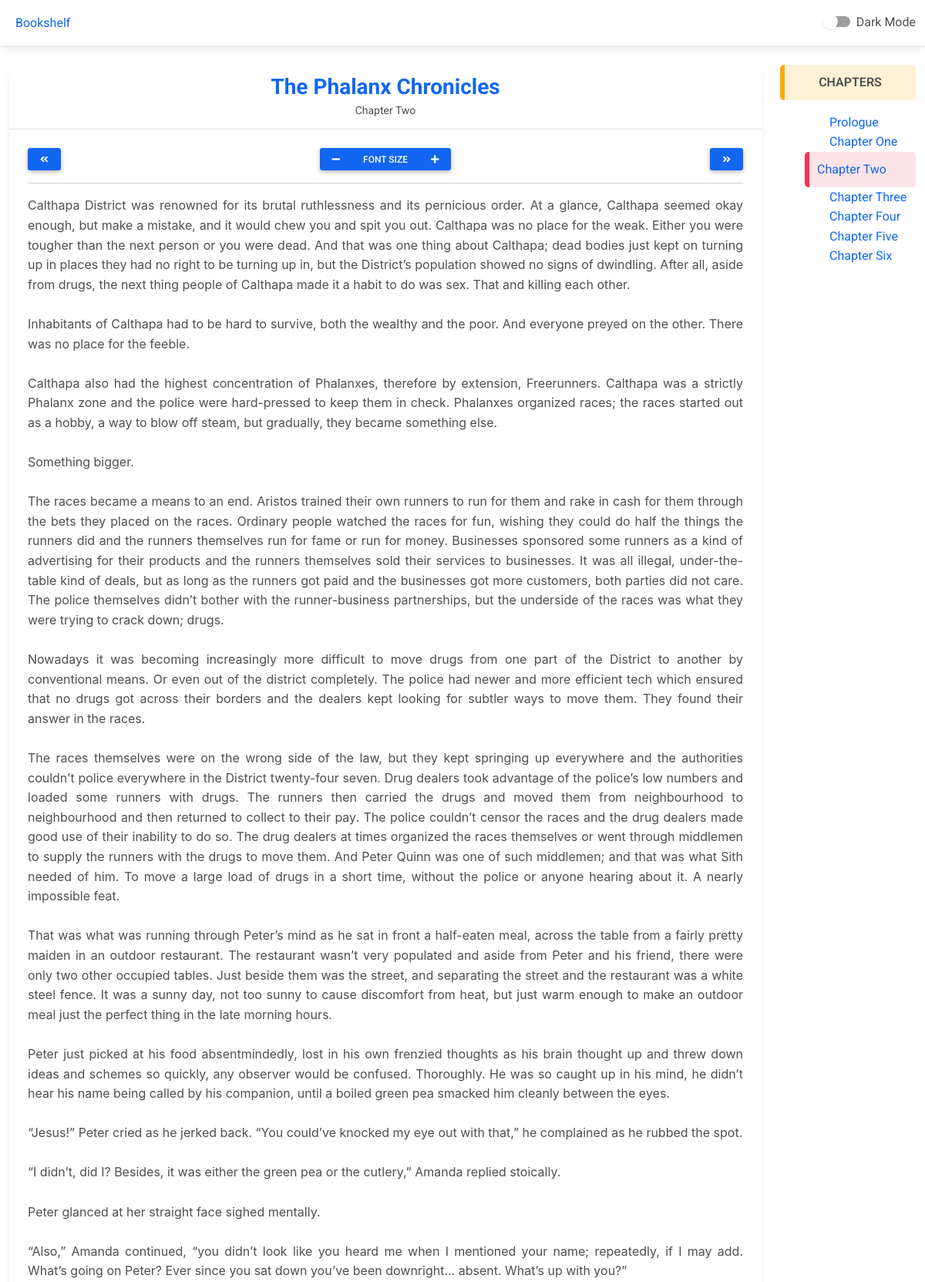
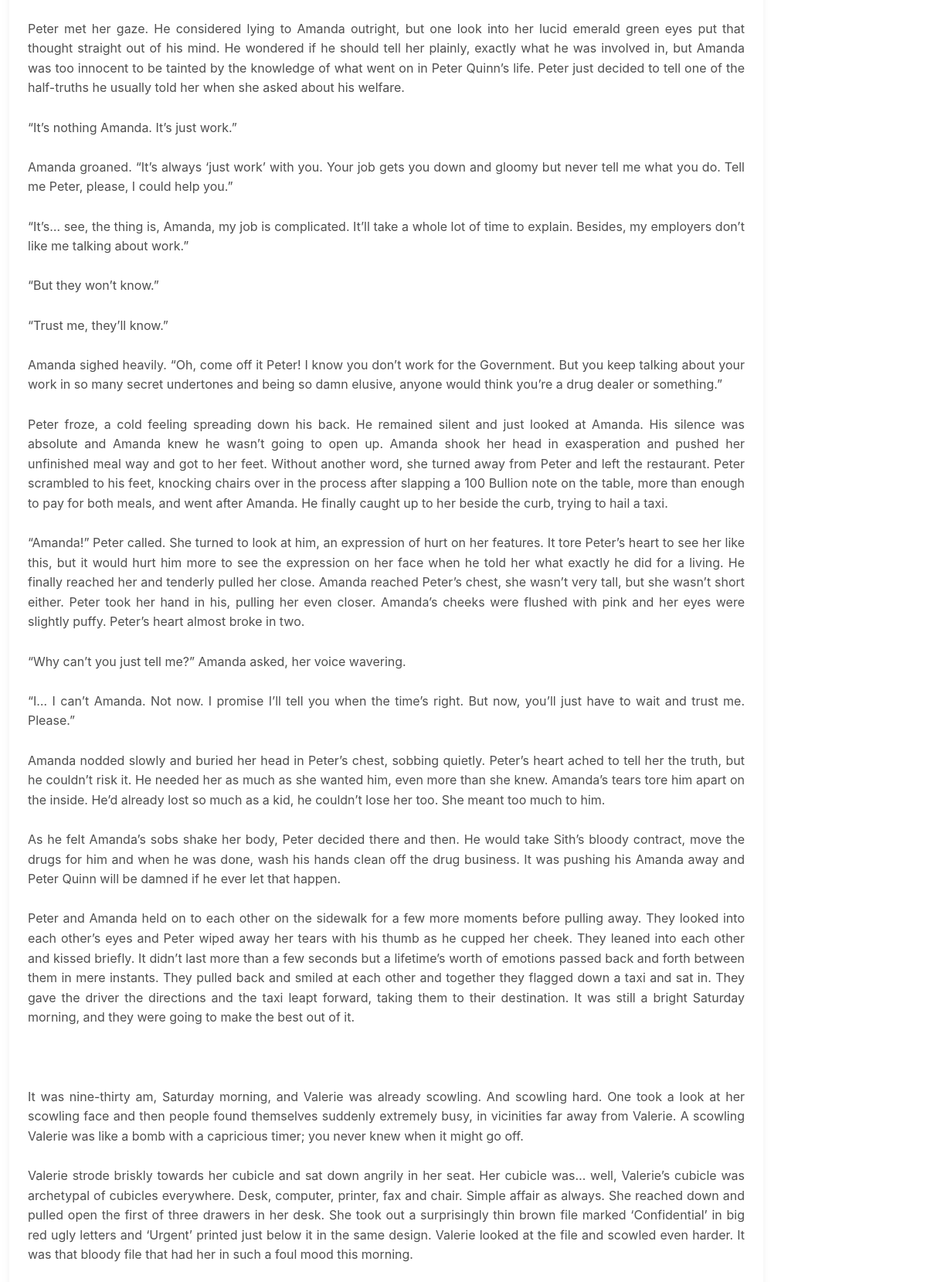
The page /read/2/5/ (upper part) on the database its author committed (2 pictures, top to bottom).
### books/models.py (models this page shows, shortened)
class Chapter(models.Model):
	book_fk = models.ForeignKey(Book, on_delete=models.CASCADE)
	title = models.CharField(max_length=150)
	content = models.TextField()
	class Meta:
		verbose_name = 'Book Chapter'
		verbose_name_plural = 'Book Chapters'

class Book(models.Model):
	name = models.CharField(max_length=150)
	blurb = models.TextField(max_length=500)
	cover_image = models.ImageField(upload_to='cover_images')
	def get_chapters(self):
		return Chapter.objects.filter(book_fk=self)
	class Meta:
		verbose_name = 'Book'
		verbose_name_plural = 'Books'

### reader/views.py (the view)
# urls.py: path('read/<int:book_id>/<int:chapter_id>/', read_chapter, name='reader_chapter'),
def read_chapter(request, book_id, chapter_id):
	context = dict(
		chapter = Chapter.objects.get(id=chapter_id, book_fk__id=book_id),
		comments = Comment.objects.filter(chapter_fk__id=chapter_id)
	)
	book_chapters = Chapter.objects.filter(book_fk__id=book_id).order_by('pk')
	chapter_list = list(book_chapters)
	if book_chapters.first() != context['chapter']:
		context.update(
			previous_chapter = chapter_list[chapter_list.index(context['chapter'])-1]
		)
	if book_chapters.last() != context['chapter']:
		context.update(
			next_chapter = chapter_list[chapter_list.index(context['chapter'])+1]
		)
	return render(request, 'reader/read.html', context)

### reader/templates/reader/read.html (shortened to what this page needs)
{% extends 'shelf/index.html' %}
{% load static %}
{% block container %}
<div class="container-fluid ">
	<div class="row mb-3">
		<div class="col-md-10 col-sm-12 main">
			<div class="card">
				<div class="card-header text-center py-12">
					<h3 class="mb-0 fw-bold">
						<a href="{% url 'reader_index' chapter.book_fk.id %}">{{chapter.book_fk.name}}</a>
					</h3>
					<small>{{chapter.title}}</small>
				</div>
				<div class="card-body">
					<div class="row">
						<div class="col-2" style="text-align: left;">
							{% if previous_chapter %}
							<a class="btn btn-primary btn-sm"
								href="{% url 'reader_chapter' previous_chapter.book_fk.id previous_chapter.id %}">
								<i class="fas fa-angle-double-left"></i>
							</a>
							{% endif %}
						</div>
						<div class="col-8" style="text-align: center;">
							<div class="btn-group" role="group" aria-label="Basic example">
								<button type="button" class="btn btn-primary btn-sm" id="Decrease">
									<i class="fas fa-minus"></i>
								</button>
								<button type="button" class="btn btn-primary btn-sm" id="Default">Font Size</button>
								<button type="button" class="btn btn-primary btn-sm" id="Increase">
									<i class="fas fa-plus"></i>
								</button>
							</div>
						</div>
						<div class="col-2" style="text-align: right;">
							{% if next_chapter %}
							<a class="btn btn-primary btn-sm"
								href="{% url 'reader_chapter' next_chapter.book_fk.id next_chapter.id %}">
								<i class="fas fa-angle-double-right"></i>
							</a>
							{% endif %}
						</div>
					</div>
					<hr>
					<p id="chapter_content">{{chapter.content|linebreaksbr}}</p>
				</div>
			</div>
		</div>
		<div class="col-md-2">
			<p class="text-center note note-warning"><strong>CHAPTERS</strong></p>
			<ul id="chapterList">
				{% for chptr in chapter.book_fk.get_chapters %}
				<ol class="
				{% if chptr.id == chapter.id %}
					note note-danger
				{% endif %}
					">
					<a href="{% url 'reader_chapter' chptr.book_fk.id chptr.id %}">
						{{chptr.title}}
					</a>
				</ol>
				{% endfor %}
			</ul>
		</div>
	</div>
</div>
{% endblock container %}

### reader/templates/reader/read.html (style rules this page uses)
#chapter_content { font-family: -apple-system, BlinkMacSystemFont, 'Segoe UI', Roboto, Oxygen, Ubuntu, Cantarell, 'Open Sans', 'Helvetica Neue', sans-serif; font-size: 1em; text-align: justify; }

### rows shown on the page
Chapter: book_fk.name "The Phalanx Chronicles", title "Chapter Two", content "Calthapa District was renowned for its brutal ruthlessness and its pernicious order. At a glance, Calthapa seemed okay enough, but make a mistake, and it would chew you and spit you out. Calthapa was no place for the weak. Either you were tougher than the next person or you were dead. And that was one thing about Calthapa; dead bodies just kept on turning up in places they had no right to be turning up in, but the District’s population showed no signs of dwindling. After all, aside from drugs, the next thing people of Calthapa made it a habit to do was sex. That and killing each other. Inhabitants of Calthapa had to be hard to survive, both the wealthy and the poor. And everyone preyed on…"
Chapter: title "Prologue"
Chapter: title "Chapter One"
Chapter: title "Chapter Three"
Chapter: title "Chapter Four"
Chapter: title "Chapter Five"
Chapter: title "Chapter Six"
